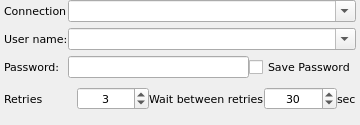
<?xml version="1.0" encoding="UTF-8"?>
<ui version="4.0">
 <class>RasTestWidget</class>
 <widget class="QWidget" name="RasTestWidget">
  <property name="geometry">
   <rect>
    <x>0</x>
    <y>0</y>
    <width>360</width>
    <height>125</height>
   </rect>
  </property>
  <property name="font">
   <font>
    <family>DejaVu Sans</family>
    <pointsize>8</pointsize>
   </font>
  </property>
  <property name="windowTitle">
   <string>Form</string>
  </property>
  <layout class="QGridLayout" name="gridLayout_2">
   <property name="leftMargin">
    <number>4</number>
   </property>
   <property name="topMargin">
    <number>0</number>
   </property>
   <property name="rightMargin">
    <number>4</number>
   </property>
   <property name="bottomMargin">
    <number>6</number>
   </property>
   <property name="spacing">
    <number>0</number>
   </property>
   <item row="0" column="0">
    <layout class="QGridLayout" name="gridLayout">
     <property name="verticalSpacing">
      <number>6</number>
     </property>
     <item row="0" column="0">
      <widget class="QLabel" name="lblConnection">
       <property name="text">
        <string>Connection</string>
       </property>
      </widget>
     </item>
     <item row="0" column="1" colspan="2">
      <widget class="QComboBox" name="cmbConnection">
       <property name="editable">
        <bool>true</bool>
       </property>
      </widget>
     </item>
     <item row="1" column="0">
      <widget class="QLabel" name="lblUserName">
       <property name="text">
        <string>User name:</string>
       </property>
      </widget>
     </item>
     <item row="1" column="1" colspan="2">
      <widget class="QComboBox" name="cmbUserName">
       <property name="editable">
        <bool>true</bool>
       </property>
      </widget>
     </item>
     <item row="2" column="0">
      <widget class="QLabel" name="lnlPassword">
       <property name="text">
        <string>Password:</string>
       </property>
      </widget>
     </item>
     <item row="2" column="1">
      <widget class="QLineEdit" name="lnPassword"/>
     </item>
     <item row="2" column="2">
      <widget class="QCheckBox" name="chkPassword">
       <property name="text">
        <string>Save Password</string>
       </property>
      </widget>
     </item>
    </layout>
   </item>
   <item row="1" column="0">
    <layout class="QHBoxLayout" name="horizontalLayout">
     <property name="spacing">
      <number>0</number>
     </property>
     <item>
      <widget class="QLabel" name="lblRetries">
       <property name="text">
        <string>Retries</string>
       </property>
      </widget>
     </item>
     <item>
      <widget class="QSpinBox" name="spinRetriesCnt">
       <property name="sizePolicy">
        <sizepolicy hsizetype="Preferred" vsizetype="Fixed">
         <horstretch>0</horstretch>
         <verstretch>0</verstretch>
        </sizepolicy>
       </property>
       <property name="alignment">
        <set>Qt::AlignCenter</set>
       </property>
       <property name="minimum">
        <number>1</number>
       </property>
       <property name="maximum">
        <number>30</number>
       </property>
       <property name="value">
        <number>3</number>
       </property>
      </widget>
     </item>
     <item>
      <widget class="QLabel" name="lblWait">
       <property name="text">
        <string>Wait between retries</string>
       </property>
      </widget>
     </item>
     <item>
      <widget class="QSpinBox" name="spinRetriesSec">
       <property name="sizePolicy">
        <sizepolicy hsizetype="Preferred" vsizetype="Fixed">
         <horstretch>0</horstretch>
         <verstretch>0</verstretch>
        </sizepolicy>
       </property>
       <property name="alignment">
        <set>Qt::AlignCenter</set>
       </property>
       <property name="maximum">
        <number>600</number>
       </property>
       <property name="value">
        <number>30</number>
       </property>
      </widget>
     </item>
     <item>
      <widget class="QLabel" name="lblWaitsec">
       <property name="sizePolicy">
        <sizepolicy hsizetype="Maximum" vsizetype="Preferred">
         <horstretch>0</horstretch>
         <verstretch>0</verstretch>
        </sizepolicy>
       </property>
       <property name="text">
        <string>sec</string>
       </property>
      </widget>
     </item>
    </layout>
   </item>
  </layout>
 </widget>
 <resources/>
 <connections/>
</ui>
